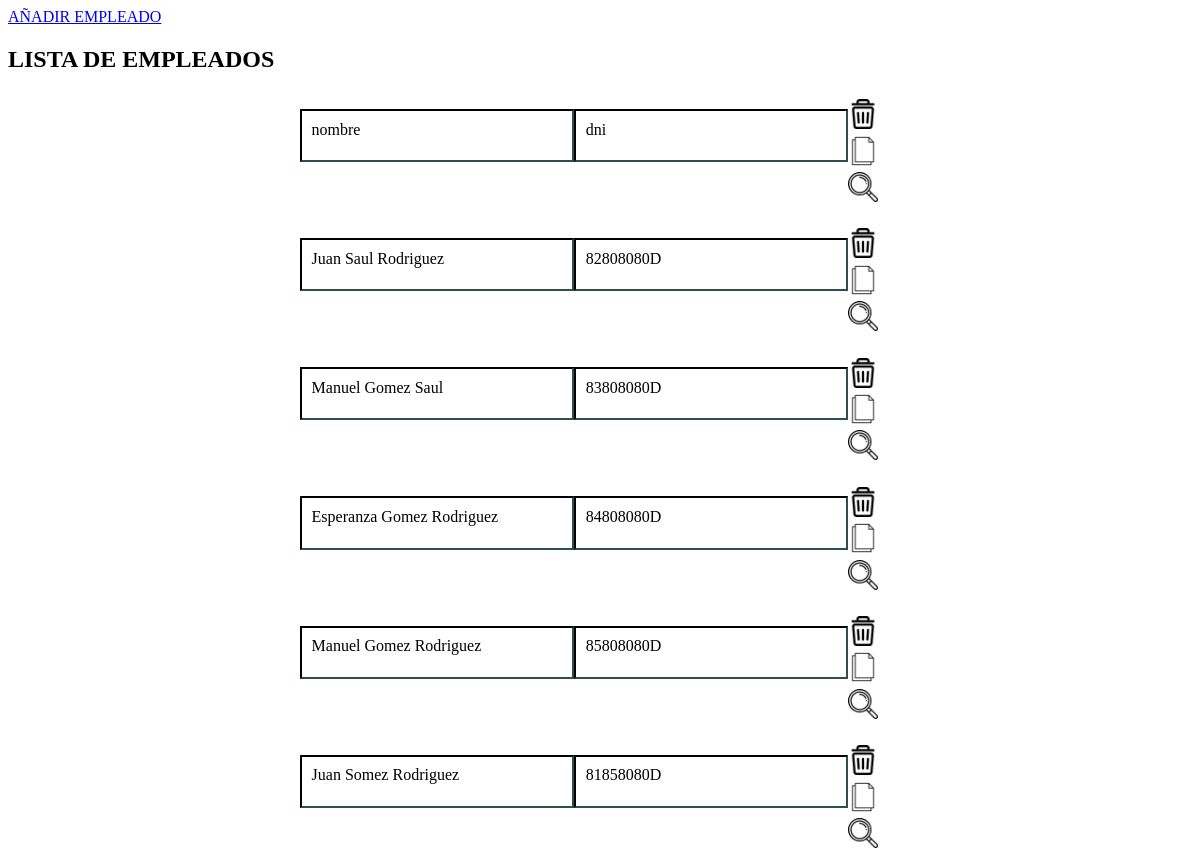
The app's page /crudv1/lista.php with its own data.
### tables this page shows
CREATE TABLE EMPLEADO
(
	IdEmpleado tinyint UNSIGNED NOT NULL PRIMARY KEY,
	DNI char(9) NOT NULL UNIQUE,
  	Nombre varchar(50) NOT NULL,
	Correo varchar(50) NULL,
	Telefono char(9) NOT NULL UNIQUE
);

### crudv1/clases/crud.php (called while the page is built, shortened)
<?php
  class Crud
  {
    public $conexion;
    function __construct()
    {
      $this->conexion = new mysqli(SERVIDOR, USUARIO, CONTRASENIA, BASEDATOS);
    }
    public function lista()
    {
      $consulta = "SELECT IdEmpleado as id, Nombre as nombre, DNI as dni FROM EMPLEADO;";
      return $this->conexion->query($consulta);
    }
  }
?>

### crudv1/clases/lista.php (the view, shortened to what this page needs)
<?php
  function lista()
  {
    require('crud.php');
    $informacion = new Crud();
    $listaValores = $informacion->lista();
    while ($fila = $listaValores->fetch_row())
    {
      echo
        '<section>
          <p> '.$fila[1].' </p>
          <p> '.$fila[2].' </p>
          <a href="borrar.php?id='.$fila[0].'"><img src="imagenes/papelera.png" alt="borrar empleado"/></a>
          <a href="modificar.php?id='.$fila[0].'"><img src="imagenes/papel.png" alt="modificar empleado"/></a>
          <a href="mirar.php?id='.$fila[0].'"><img src="imagenes/lupa.png" alt="ver empleado"/></a>
        </section>';
    }
  }
  lista();
?>

### crudv1/css/estiloLista.css (style rules this page uses)
body main section { width: 600px; margin: 20px auto; overflow: hidden; vertical-align: middle; }
body main section img { width: 30px; float: left; padding-top: 0.4em; }
body main section p { float: left; border: darkslategrey inset 2px; width: 251px; min-height: 30px; padding: 0.6em; }
body main section:nth-child(even) { border-radius: 10px 20px; }
body main section:nth-child(odd) { border-radius: 20px 10px; }

### records on screen
empleado: Nombre "nombre", DNI "dni"
empleado: Nombre "Juan Saul Rodriguez", DNI "82808080D"
empleado: Nombre "Manuel Gomez Saul", DNI "83808080D"
empleado: Nombre "Esperanza Gomez Rodriguez", DNI "84808080D"
empleado: Nombre "Manuel Gomez Rodriguez", DNI "85808080D"
empleado: Nombre "Juan Somez Rodriguez", DNI "81858080D"
